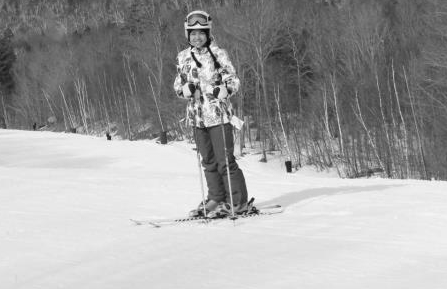
%> input picture Bab2/image5_gray.png, 447 x 289 px
$ octave Pseudo_code_2_17.m   (GNU Octave 9; MATLAB toolbox functions it lacks are replaced by stand-ins)
%> lines starting %> are read from the running program, lines starting %| are printed output that depends on the picture
clear all;
I=imread('image5_gray.png'); % baca file citra 'image5_gray.png' dan simpan dalam matriks I
%> I: size 289x447 uint8; min 0, max 246, mean 152.3
figure(1), imshow(I);		% tampilkan citra ke monitor
Histo=imhist(I);            % hitung histohram citra I.
%> Histo = 256 values, max 3855 at index 224, min 0 at index 248, mean 504.6
figure(2), plot(Histo);		% plot histohram ke monitor.
%> after `plot(Histo)`:
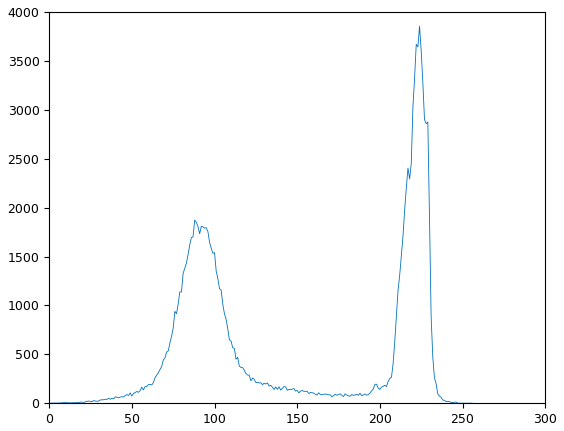
%> figure redrawn from the program's plot data; curve peaks at x = 224, y = 3855
[N,M]=size(I);              % baca ukuran citra
%> N = 289; M = 447
[L] = size(Histo);   		% baca ukuran vector histogram
%> L = [256 1]
Hist_kum(1) = Histo(1);
   for  l = 2 : L,
          Hist_kum(l) = Histo(l) + Hist_kum(l-1);  	% hitung histrogram kumulatif
   end
%> after the loop, Hist_kum = 256 values from 1 to 129183
Hist_kum=Hist_kum/(N*M);		% normalisasi histohram kumulatif.
%> Hist_kum = 256 values from 7.74e-06 to 1
figure(3), plot(Hist_kum);		% plot histohram kumulatif ke monitor.
%> after `plot(Hist_kum)`:
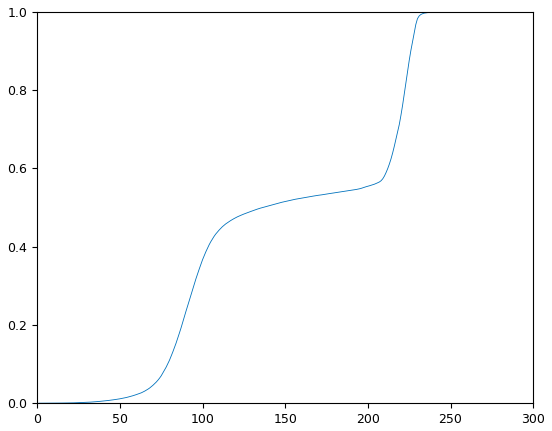
%> figure redrawn from the program's plot data; curve peaks at x = 247, y = 1

$ run again, with Bab2/image3_gray.png copied over Bab2/image5_gray.png
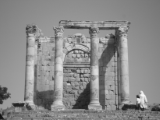
%> input picture Bab2/image3_gray.png, 160 x 120 px
%> `I=imread('image5_gray.png'); % baca file citra 'image5_gray.png' dan s..`:
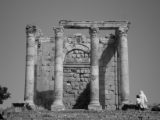
%> I: size 120x160 uint8; min 0, max 218, mean 116.5
%> Histo = 256 values, max 502 at index 122, min 0 at index 220, mean 75
%> after the loop `for  l = 2 : L,`: Hist_kum = 256 values from 1 to 19200
%> `Hist_kum=Hist_kum/(N*M);`: Hist_kum = 256 values from 5.21e-05 to 1
%> `plot(Hist_kum)`:
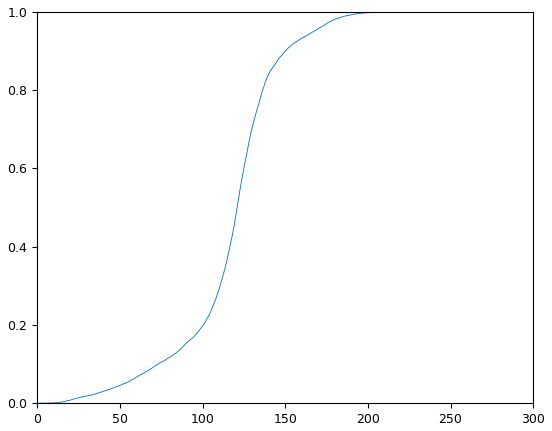
%> figure redrawn from the program's plot data; curve peaks at x = 219, y = 1
